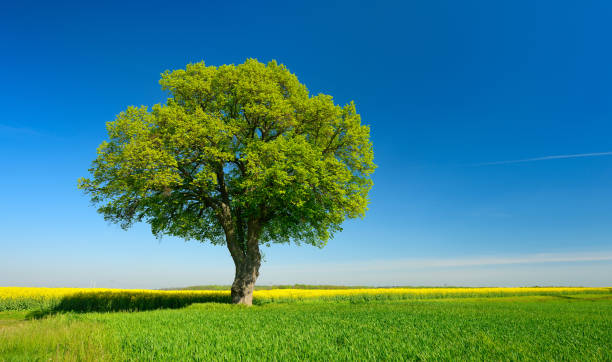
#> input picture data/input.jpg, 612 x 362 px, found by its file name
$ python main.py
#> lines starting #> are read from the running program, lines starting #| are printed output that depends on the picture
### backend/image_processing.py
import cv2
import pickle

def convert_to_gray(image_path):
#> called with image_path = 'data/input.jpg'
    img = cv2.imread(image_path)
#> img is the input picture: shape (362, 612, 3); mean B, G, R 129.6, 133.1, 68.7
    gray = cv2.cvtColor(img, cv2.COLOR_BGR2GRAY)
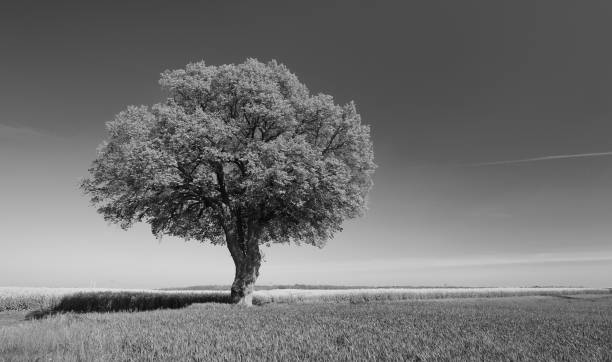
#> gray: shape (362, 612); min 1, max 231, mean 113.5
    cv2.imwrite("output/gray.png", gray)
    return img, gray

def save_color_info(img, shape):
#> called with shape = (362, 612)
    b, g, r = cv2.split(img)
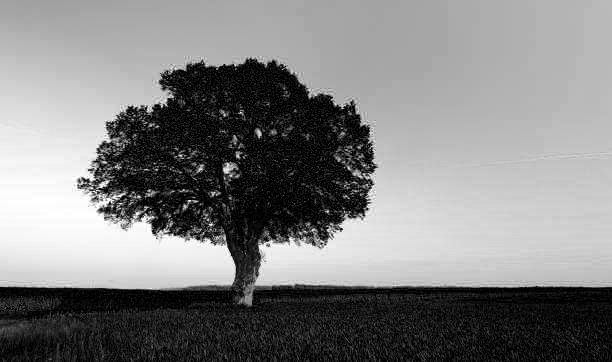
#> b: shape (362, 612); min 0, max 255, mean 129.6
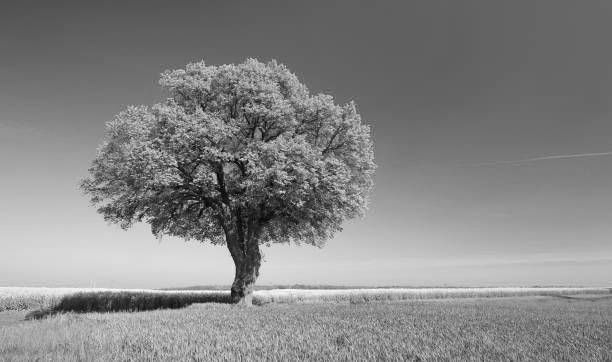
#> g: shape (362, 612); min 0, max 255, mean 133.1
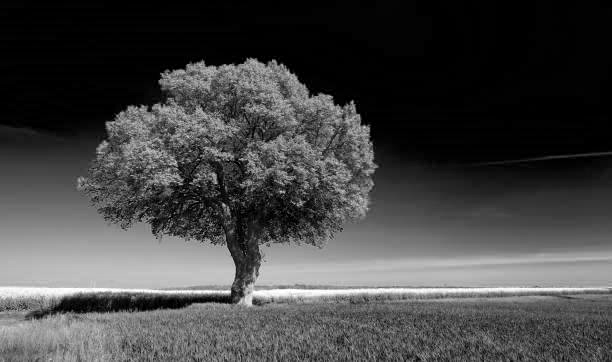
#> r: shape (362, 612); min 0, max 255, mean 68.7
    pickle.dump((b, g, r, shape), open("output/color.pkl", "wb"))

### backend/audio_conversion.py
import numpy as np
from scipy.io.wavfile import write
import os

def image_to_audio(gray):
    # ensure output folder exists
    if not os.path.exists("output"):
        os.makedirs("output")
    flat = gray.flatten()
    audio = flat / 255.0
    audio = audio * 2 - 1
    write("output/audio.wav", 44100, audio.astype(np.float32))
    return audio


# [4 lines left out: function audio_to_image, not called in this run]

### backend/encryption.py
import hashlib
import pickle
import os


def generate_hash():

    audio_path = "output/audio.wav"

    if not os.path.exists(audio_path):
        raise FileNotFoundError(
            "audio.wav not found. Image must be converted to audio first."
        )

    with open(audio_path, "rb") as f:
        data = f.read()

    hash_key = hashlib.sha256(data).hexdigest()

    with open("output/hash.pkl", "wb") as f:
        pickle.dump(hash_key, f)

    print("\nGenerated Hash Key:")
    print(hash_key)

    return hash_key


def verify_hash(audio_path, user_key):

    with open(audio_path, "rb") as f:
        data = f.read()

    new_hash = hashlib.sha256(data).hexdigest()

    print("\nCalculated Hash:", new_hash)
    print("User Key:", user_key)

    return new_hash == user_key

### backend/main.py
from backend.image_processing import convert_to_gray, save_color_info
from backend.audio_conversion import image_to_audio
from backend.encryption import generate_hash, verify_hash
from backend.reconstruction import reconstruct_image
from scipy.io.wavfile import read


def main():

    img, gray = convert_to_gray("data/input.jpg")

    save_color_info(img, gray.shape)

    audio = image_to_audio(gray)

    key = generate_hash()

    print("\nGenerated Hash:", key)

    user_key = input("\nEnter hash key to reconstruct image: ")
#> the answer given: ../data/input.jpg

    if verify_hash("output/audio.wav", user_key):

        rate, audio = read("output/audio.wav")

        reconstruct_image(audio)

        print("Image reconstructed")

    else:

        print("Invalid key")


if __name__ == "__main__":
    main()
